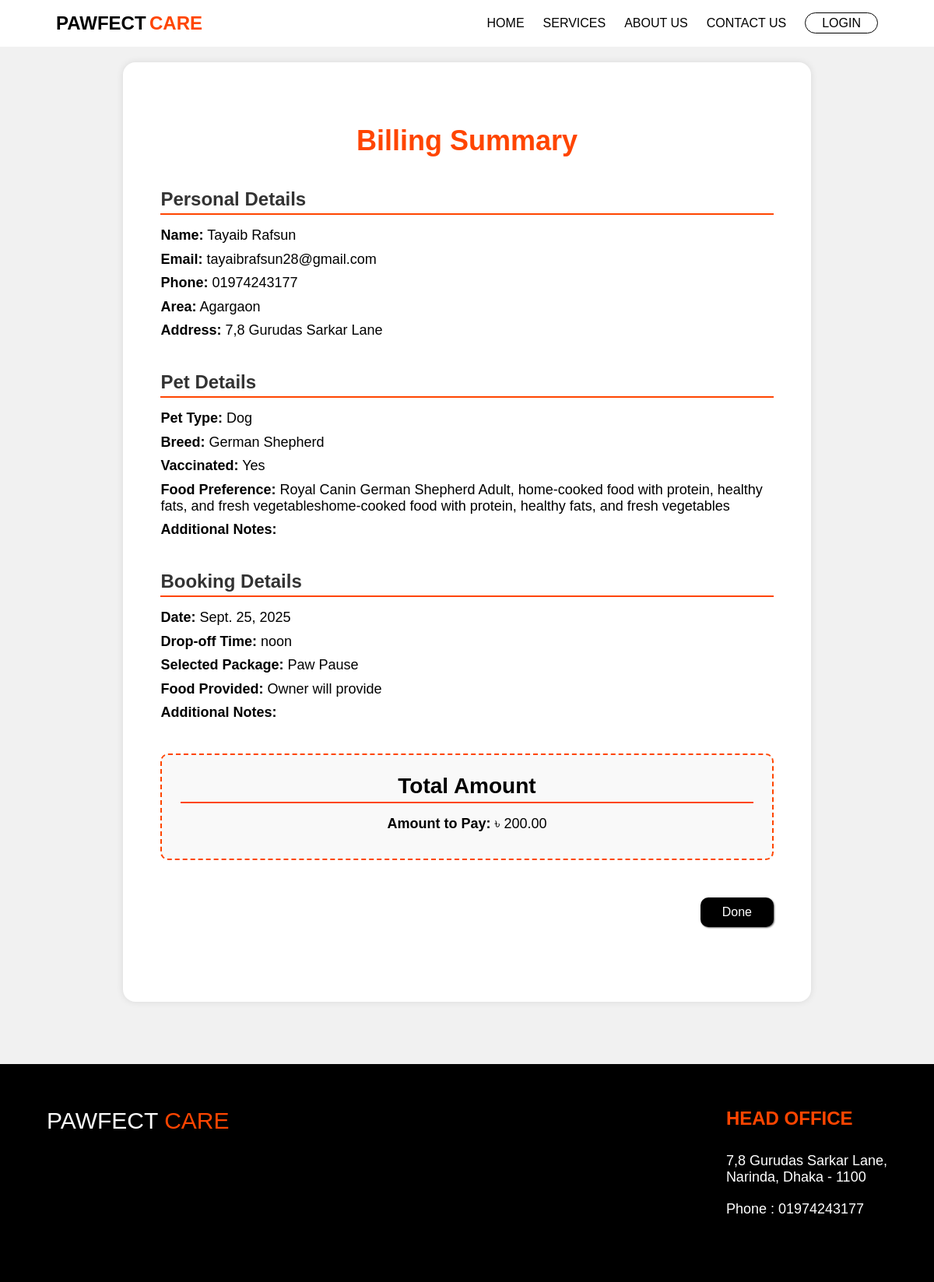
Page /billing/7/ on the committed database.
### adminpanel/models.py (models this page shows, shortened)
class Customer(models.Model):
    name = models.CharField(max_length=100)
    email = models.EmailField(blank=True, null=True)
    phone = models.CharField(max_length=20)
    area = models.CharField(max_length=100, blank=True)
    address = models.TextField(blank=True)
    PET_TYPE_CHOICES = [
        ('Dog', 'Dog'),
        ('Cat', 'Cat'),
    ]
    pet_type = models.CharField(max_length=10, choices=PET_TYPE_CHOICES)
    breed = models.CharField(max_length=50, blank=True)
    vaccinated = models.CharField(max_length=10, blank=True)
    food_pref = models.CharField(max_length=100, blank=True)
    pet_notes = models.TextField(blank=True)
    date = models.DateField()
    time = models.TimeField()
    package = models.ForeignKey(Package, on_delete=models.CASCADE)
    food_source = models.CharField(max_length=50, blank=True)
    booking_notes = models.TextField(blank=True)

class Package(models.Model):
    name = models.CharField(max_length=100)
    price = models.DecimalField(max_digits=10, decimal_places=2)
    description = models.TextField()

### client/views.py (the view)
# urls.py: path('billing/<int:customer_id>/', views.billing_page, name='billing'),
def billing_page(request, customer_id=None):
    if customer_id:
        booking = get_object_or_404(Customer, id=customer_id)
    else:
        booking = Customer.objects.latest("id")
    return render(request, "client/billing.html", {"booking": booking})

### client/templates/client/billing.html (shortened to what this page needs)
{% load static %}
<!DOCTYPE html>
<html lang="en">
<head>
    <link rel="stylesheet" href="{% static 'client/css/billing.css' %}">
    <link rel="stylesheet" href="https://cdnjs.cloudflare.com/ajax/libs/font-awesome/4.7.0/css/font-awesome.min.css">
</head>
<body>
  <header>
    <nav>
      <a href="{% url 'home' %}"><p class="logo"><span class="logo1st">PAWFECT</span> <span class="logo2nd">CARE</span></p></a>
      <ul>
        <li><a href="{% url 'home' %}" class="navlinks">HOME</a></li>
            <li ><a href="{% url 'services' %}" class="navlinks">SERVICES</a></li>
            <li><a href="{% url 'about' %}" class="navlinks">ABOUT US</a></li>
            <li><a href="{% url 'contact' %}" class="navlinks">CONTACT US</a></li>
        {% if user.is_authenticated %}
          <li><a href="{% url 'logout' %}" class="loginbtn">LOGOUT</a></li>
        {% else %}
          <li><a href="{% url 'login' %}" class="loginbtn">LOGIN</a></li>
        {% endif %}
      </ul>
    </nav>
  </header>
  <main>
    <div class="container">
      <div class="billsummary">
        <h1>Billing Summary</h1>
        <div class="section">
          <h2>Personal Details</h2>
          <p><strong>Name:</strong> {{ booking.name }}</p>
          <p><strong>Email:</strong> {{ booking.email }}</p>
          <p><strong>Phone:</strong> {{ booking.phone }}</p>
          <p><strong>Area:</strong> {{ booking.area }}</p>
          <p><strong>Address:</strong> {{ booking.address }}</p>
        </div>
        <div class="section">
          <h2>Pet Details</h2>
          <p><strong>Pet Type:</strong> {{ booking.pet_type }}</p>
          <p><strong>Breed:</strong> {{ booking.breed }}</p>
          <p><strong>Vaccinated:</strong> {{ booking.vaccinated }}</p>
          <p><strong>Food Preference:</strong> {{ booking.food_pref }}</p>
          <p><strong>Additional Notes:</strong> {{ booking.pet_notes }}</p>
        </div>
        <div class="section">
          <h2>Booking Details</h2>
          <p><strong>Date:</strong> {{ booking.date }}</p>
          <p><strong>Drop-off Time:</strong> {{ booking.time }}</p>
          <p><strong>Selected Package:</strong> {{ booking.package.name }}</p>
          <p><strong>Food Provided:</strong> {{ booking.food_source }}</p>
          <p><strong>Additional Notes:</strong> {{ booking.booking_notes }}</p>
        </div>
        <div class="section total">
          <h2>Total Amount</h2>
          <p><strong>Amount to Pay:</strong> ৳ {{ booking.package.price }}</p>
        </div>
        <a href="{% url 'home' %}" class="done">Done</a>
      </div>
    </div>
  </main>
  <footer>
    <p class="logo"><span class="logo1st">PAWFECT</span> <span class="logo2nd">CARE</span></p>
    <div class="address">
      <h2>HEAD OFFICE</h2>
      <p>7,8 Gurudas Sarkar Lane,<br> Narinda, Dhaka - 1100</p>
      <p>Phone : 01974243177</p>
    </div>
  </footer>
</body>
</html>

### client/static/client/css/billing.css (style rules this page uses)
* { margin: 0; padding: 0; box-sizing: border-box; }
body { font-family: "Poppins", sans-serif; background-color: #f1f1f1; }
nav { width: 100%; display: flex; justify-content: space-between; align-items: center; padding: 2vh 6vw; background-color: rgb(255, 255, 255); position: fixed; z-index: 1000; }
nav a { text-decoration: none; }
nav .logo .logo1st { font-size: 24px; font-weight: bold; color: black; }
nav .logo .logo2nd { font-size: 24px; font-weight: bold; color: orangered; }
nav ul { display: flex; gap: 2vw; align-items: center; }
nav ul li { list-style: none; }
nav ul li a { font-size: 16px; text-decoration: none; position: relative; color: rgb(0, 0, 0); }
.navlinks::before { content: ''; position: absolute; bottom: -5px; left: 0; width: 0%; height: 2px; background-color: rgb(255, 69, 0); transition: all .5s; }
nav ul .loginbtn { text-decoration: none; font-size: 16px; color: black; padding: 4px 21px; border: 1px solid black; border-radius: 35px; }
main .container { width: 100%; padding: 10vh 4vw; display: flex; flex-direction: column; justify-content: center; align-items: center; }
.billsummary { width: 80%; background-color: rgb(255, 255, 255); padding: 10vh 4vw; border-radius: 2vh; box-shadow: 0 0 10px rgba(0, 0, 0, 0.1); display: flex; flex-direction: column; justify-content: center; }
h1 { font-size: 36px; margin-bottom: 5vh; text-align: center; color: orangered; }
.section { margin-bottom: 4vh; }
.section h2 { font-size: 24px; margin-bottom: 2vh; color: #333; border-bottom: 2px solid orangered; padding-bottom: 0.5vh; }
.section p { font-size: 18px; margin-bottom: 1.2vh; }
.total { background-color: #f9f9f9; padding: 3vh; border: 2px dashed orangered; border-radius: 10px; text-align: center; }
.total h2 { font-size: 28px; margin-bottom: 2vh; color: black; }
.done { text-decoration: none; font-size: 16px; margin: 2vh 0vh 2vh auto; padding: 1.3vh 2.3vw; border-radius: 10px; color: white; background-color: rgb(0, 0, 0); border: none; box-shadow: 1px 1px 2px rgb(102, 102, 102); }
footer { height: 35vh; background-color: black; padding: 7vh 5vw; display: flex; justify-content: space-between; align-items: start; }
footer .logo { font-size: 30px; color: rgb(252, 252, 252); }
footer .logo .logo2nd { color: orangered; }
footer h2 { margin-bottom: 30px; font-size: 24px; font-weight: bold; color: orangered; }
footer .address p { font-size: 18px; margin-bottom: 20px; color: white; }

### rows in the picture
Customer: name "Tayaib Rafsun", email "tayaibrafsun28@gmail.com", phone "01974243177", area "Agargaon", address "7,8 Gurudas Sarkar Lane", pet_type "Dog", breed "German Shepherd", vaccinated "Yes", food_pref "Royal Canin German Shepherd Adult, home-cooked food with protein, healthy fats, and fresh vegetableshome-cooked food with protein, healthy fats, and fresh vegetables", date "Sept. 25, 2025", time "noon", package.name "Paw Pause", food_source "Owner will provide", package.price "200.00"
